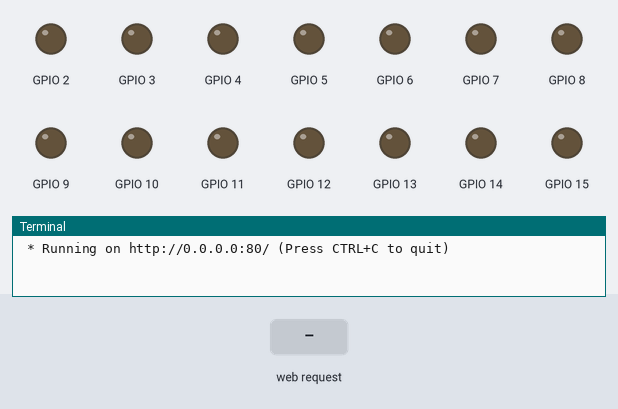
The program below on a simulated Raspberry Pi (BCM pin numbers). On the bench: output pins drawn as LEDs (lit = HIGH), the last lines printed to the terminal. The inputs (shaded band) are chosen by the test bench. The clock reads 2024-03-15 10:24:30 at power-on unless the program sets it.

Above: at 1.2 s.
1.3 s: HTTP request for /2/on received
At 1.9 s:
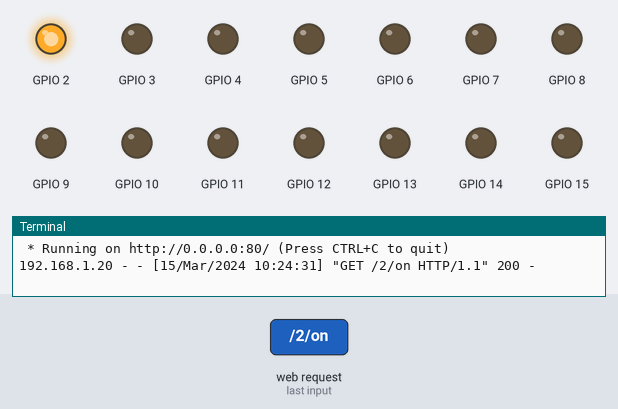
2.8 s: HTTP request for /3/on received
At 3.1 s:
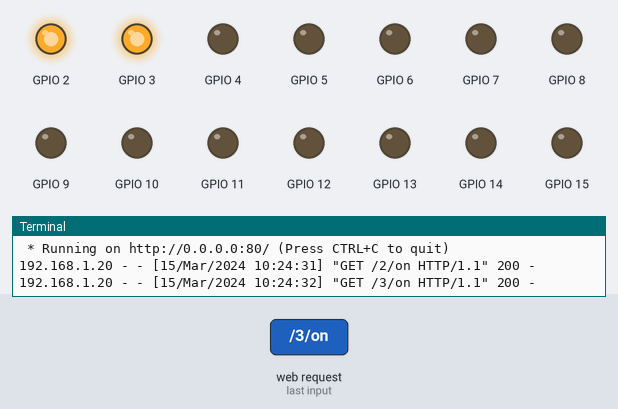
4.3 s: HTTP request for /2/off received
At 5.4 s:
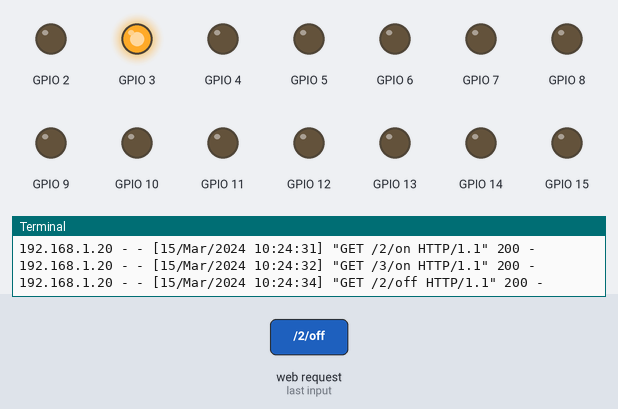
5.8 s: HTTP request for /4/on received
At 6.6 s:
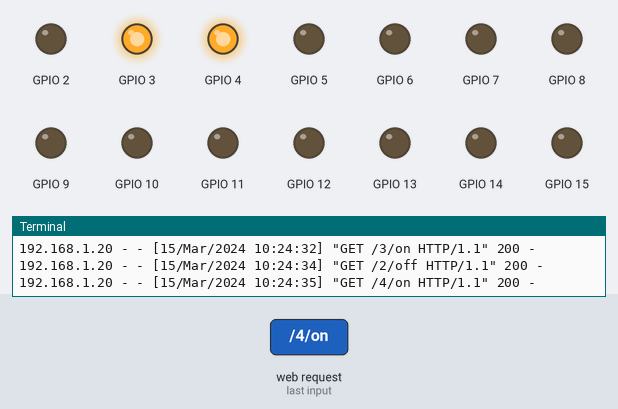
7.3 s: HTTP request for /3/off received
At 7.7 s:
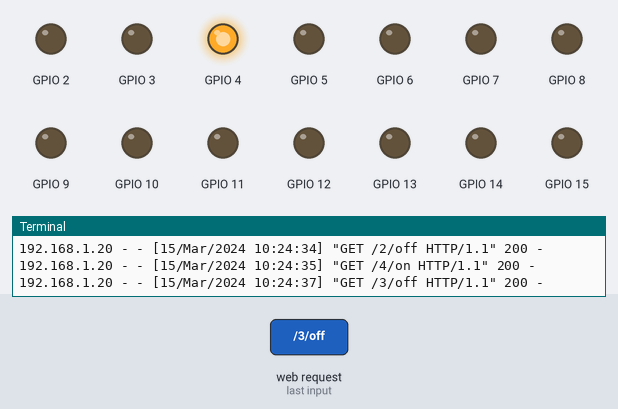
8.8 s: HTTP request for /4/off received
At 10.0 s:
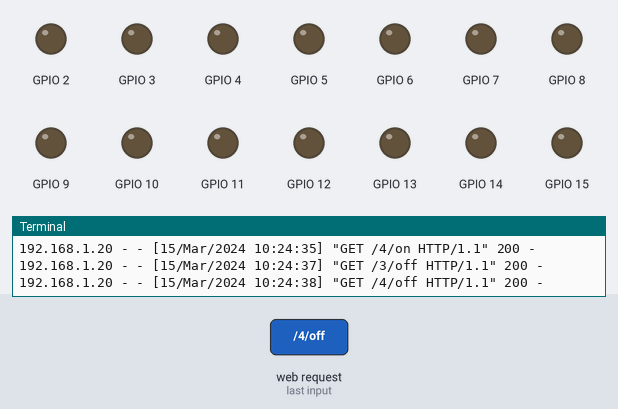
Timing chart, 0 to 11.3 s (numbered marks = the images above; inputs shaded):
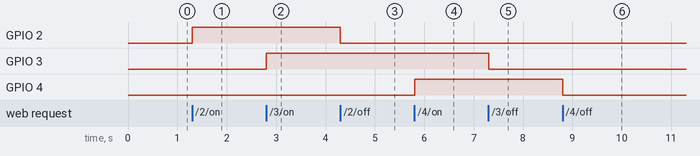

The program:

app.py
```python
'''

Based on Rui Santos adaptation of the (Getting Started with Raspberry Pi by Matt Richardson)
Credits: http://randomnerdtutorials.com

Modified by: Fotios Zantalis (http://zantalis.net)

'''

import RPi.GPIO as GPIO
from flask import Flask, render_template, request
app = Flask(__name__)

GPIO.setmode(GPIO.BCM)

# Create a dictionary called pins to store the pin number, name, and pin state:
pins = {
   2 : {'name' : 'GPIO 2', 'state' : GPIO.LOW},
   3 : {'name' : 'GPIO 3', 'state' : GPIO.LOW},
   4 : {'name' : 'GPIO 4', 'state' : GPIO.LOW},
   14 : {'name' : 'GPIO 14', 'state' : GPIO.LOW},
   15 : {'name' : 'GPIO 15', 'state' : GPIO.LOW},
   17 : {'name' : 'GPIO 17', 'state' : GPIO.LOW},
   18 : {'name' : 'GPIO 18', 'state' : GPIO.LOW},
   27 : {'name' : 'GPIO 27', 'state' : GPIO.LOW},
   22 : {'name' : 'GPIO 22', 'state' : GPIO.LOW},
   23 : {'name' : 'GPIO 23', 'state' : GPIO.LOW},
   24 : {'name' : 'GPIO 24', 'state' : GPIO.LOW},
   10 : {'name' : 'GPIO 10', 'state' : GPIO.LOW},
   9 : {'name' : 'GPIO 9', 'state' : GPIO.LOW},
   25 : {'name' : 'GPIO 25', 'state' : GPIO.LOW},
   11 : {'name' : 'GPIO 11', 'state' : GPIO.LOW},
   8 : {'name' : 'GPIO 8', 'state' : GPIO.LOW},
   7 : {'name' : 'GPIO 7', 'state' : GPIO.LOW},
   5 : {'name' : 'GPIO 5', 'state' : GPIO.LOW},
   6 : {'name' : 'GPIO 6', 'state' : GPIO.LOW},
   12 : {'name' : 'GPIO 12', 'state' : GPIO.LOW},
   13 : {'name' : 'GPIO 13', 'state' : GPIO.LOW},
   19 : {'name' : 'GPIO 19', 'state' : GPIO.LOW},
   16 : {'name' : 'GPIO 16', 'state' : GPIO.LOW},
   26 : {'name' : 'GPIO 26', 'state' : GPIO.LOW},
   20 : {'name' : 'GPIO 20', 'state' : GPIO.LOW},
   21 : {'name' : 'GPIO 21', 'state' : GPIO.LOW}
   }

# Set each pin as an output and make it low:
for pin in pins:
   GPIO.setup(pin, GPIO.OUT)
   GPIO.output(pin, GPIO.LOW)

@app.route("/")
def main():
   # For each pin, read the pin state and store it in the pins dictionary:
   for pin in pins:
      pins[pin]['state'] = GPIO.input(pin)
   # Put the pin dictionary into the template data dictionary:
   templateData = {
      'pins' : pins
      }
   # Pass the template data into the template main.html and return it to the user
   return render_template('main.html', **templateData)

# The function below is executed when someone requests a URL with the pin number and action in it:
@app.route("/<changePin>/<action>")
def action(changePin, action):
   # Convert the pin from the URL into an integer:
   changePin = int(changePin)
   # Get the device name for the pin being changed:
   deviceName = pins[changePin]['name']
   # If the action part of the URL is "on," execute the code indented below:
   if action == "on":
      # Set the pin high:
      GPIO.output(changePin, GPIO.HIGH)
      # Save the status message to be passed into the template:
      message = "Turned " + deviceName + " on."
   if action == "off":
      GPIO.output(changePin, GPIO.LOW)
      message = "Turned " + deviceName + " off."

   # For each pin, read the pin state and store it in the pins dictionary:
   for pin in pins:
      pins[pin]['state'] = GPIO.input(pin)

   # Along with the pin dictionary, put the message into the template data dictionary:
   templateData = {
      'pins' : pins
   }

   return render_template('main.html', **templateData)

if __name__ == "__main__":
   app.run(host='0.0.0.0', port=80, debug=True)
```

Measured:
- after the input at 1.3 s, GPIO 2: LOW → HIGH at once
- after the input at 2.8 s, GPIO 3: LOW → HIGH at once
- after the input at 4.3 s, GPIO 2: HIGH → LOW at once
- after the input at 5.8 s, GPIO 4: LOW → HIGH at once
- after the input at 7.3 s, GPIO 3: HIGH → LOW at once
- after the input at 8.8 s, GPIO 4: HIGH → LOW at once
